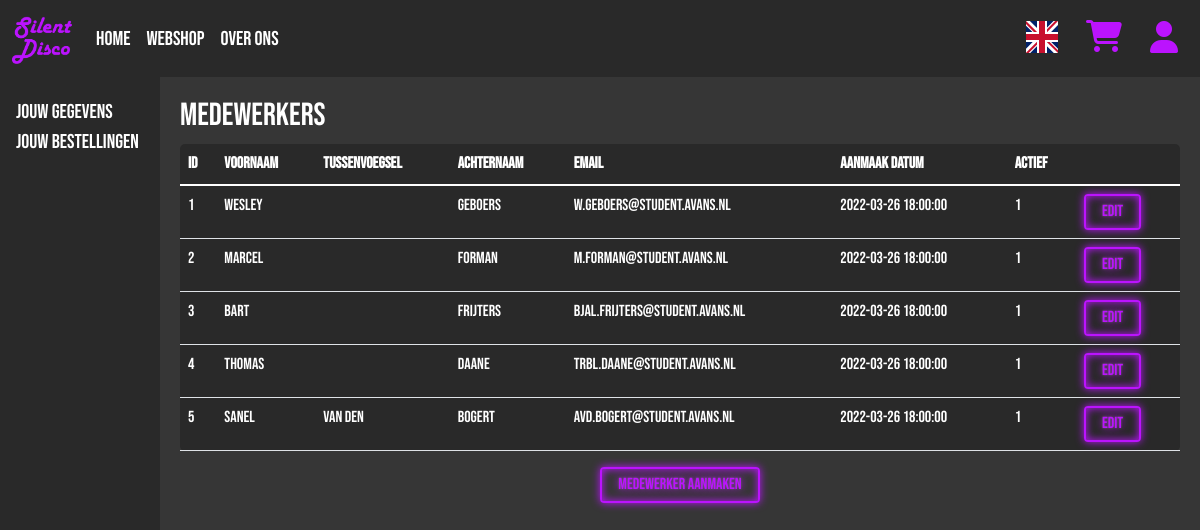
/employeesView.php, run on the app's committed database.
### tables this page shows
CREATE TABLE `employees` (
  `EmployeeID` int(11) NOT NULL,
  `First_Name` varchar(25) NOT NULL,
  `Middle_Name` varchar(25) DEFAULT NULL,
  `Last_Name` varchar(25) NOT NULL,
  `Email` varchar(50) NOT NULL,
  `Password` varchar(25) NOT NULL,
  `Creation_Date` timestamp NOT NULL DEFAULT current_timestamp(),
  `Created_By` int(11) DEFAULT NULL,
  `Last_Active` datetime DEFAULT NULL,
  `ACTIVE` tinyint(1) NOT NULL DEFAULT 1
);

### Database.php (called while the page is built)
<?php
class Database {
	private string $host = 'localhost';
	private string $dbname = 'stilteaubv';
	protected $connection;
	public function __construct(string $user, string $pass) {
		if(!isset($this->connection) && empty($this->connection)) {
			try {
				$this->connection = new PDO('mysql:host=' . $this->host . ';dbname=' . $this->dbname, $user, $pass);
			} catch (PDOException $e) {
				return $e;
			}
		}
		return $this->connection;
	}
}
?>

### EmployeeManager.php (called while the page is built, shortened)
<?php
require_once('crud.php');
require_once('Employee.php');
Class EmployeeManager {
    private Crud $crud;
    private array $employeesArray = array();
    function __construct() {
        $this->crud = new Crud('root', '');
    }
    public function fetchAllEmployees() : array {
        $empData = $this->crud->getTableEmployees();
        foreach($empData as $emp) {
            $empObj = new Employee($emp["EmployeeID"], $emp["First_Name"], $emp["Middle_Name"], $emp["Last_Name"], $emp["Email"], $emp['Creation_Date'], $emp['ACTIVE']);
            array_push($this->employeesArray, $empObj);
        }
        return $this->employeesArray;
    }
}
?>

### Crud.php (called while the page is built, shortened)
<?php
require_once('Database.php');
class Crud extends Database {
	public function getTableEmployees() {
		try {
			$select = $this->connection->prepare("SELECT `EmployeeID`, `First_Name`, `Middle_Name`,
			`Last_Name`, `Email`, `Creation_Date`, `ACTIVE` FROM `employees`");
			$select->execute();
			return $select->fetchall(PDO::FETCH_ASSOC);
		} catch(PDOException $e) {
			echo $e;
		}
	}
}
?>

### employee.php (called while the page is built, shortened)
<?php
class Employee {
	private int $id;
	private string $firstName;
	private ?string $middleName = '';
	private string $lastName;
	private string $email;
	private string $creationDate;
	private string $active;
	function  __construct($id, $firstName, $middleName, $lastName, $email, $creationDate, $active) {
		$this->id = $id;
		$this->firstName = $firstName;
		$this->middleName = $middleName;
		$this->lastName = $lastName;
		$this->email = $email;
		$this->creationDate = $creationDate;
		$this->active = $active;
	}
	public function toArray() : array {
		return array('EmployeeID'=>$this->id, 'First Name'=>$this->firstName, 'Middle Name'=>$this->middleName, 'Last Name'=>$this->lastName, 'Email'=>$this->email, 'Creation Date'=>$this->creationDate, 'ACTIVE'=>$this->active);
	}
}
?>

### EmployeeUI.php (the view, shortened to what this page needs)
<!doctype HTML>
<?php
require_once('EmployeeManager.php');
$e_man = new EmployeeManager();
if(basename($_SERVER['PHP_SELF']) === 'employeesView.php') {
    $empData = $e_man->fetchAllEmployees();
    foreach($empData as $rows) {
        echo "<tr>";
        $row = $rows->toArray();
        $linkKey = $row['EmployeeID'];
        foreach($row as $key=>$value) {
            echo "<td>{$value}</td>";
            if(array_key_last($row) === $key) {
                echo "<td><a href='editEmployeeView.php?edit={$linkKey}' class='neon-button'>Edit</a></td>";
            }
        }
        echo "</tr>";
    }
}
?>

### Style/base.css (style rules this page uses)
body, html { height: 100%; color: white; background-color: rgb(54, 54, 54); font-family: 'Bebas Neue', cursive; }
li, a, button { font-weight: 500; font-size: 16px; color: white; text-decoration: none; }
tbody tr { transition: background 0.25s ease; }
.neon-button { background-color: transparent; display: inline-block; cursor: pointer; text-decoration: none; color: #BB13FE; border: currentColor 0.125em solid; padding: 0.25em 1em; border-radius: 0.25em; text-shadow: 0 0 0.125em rgb(104, 104, 104), 0 0 0.5em currentColor; box-shadow: inset 0 0 0.5em 0 currentColor, 0 0 0.5em 0 currentColor; }

### data on the page
employees: EmployeeID "1", First_Name "wesley", Last_Name "Geboers", Email "w.geboers@student.avans.nl", Creation_Date "2022-03-26 18:00:00", ACTIVE "1"
employees: EmployeeID "2", First_Name "Marcel", Last_Name "Forman", Email "m.forman@student.avans.nl", Creation_Date "2022-03-26 18:00:00", ACTIVE "1"
employees: EmployeeID "3", First_Name "Bart", Last_Name "Frijters", Email "bjal.frijters@student.avans.nl", Creation_Date "2022-03-26 18:00:00", ACTIVE "1"
employees: EmployeeID "4", First_Name "Thomas", Last_Name "Daane", Email "trbl.daane@student.avans.nl", Creation_Date "2022-03-26 18:00:00", ACTIVE "1"
employees: EmployeeID "5", First_Name "Sanel", Middle_Name "van den", Last_Name "Bogert", Email "avd.bogert@student.avans.nl", Creation_Date "2022-03-26 18:00:00", ACTIVE "1"

### other printed values
$about "Over Ons"
$infoTitle "Jouw gegevens"
$orderTitle "Jouw bestellingen"
